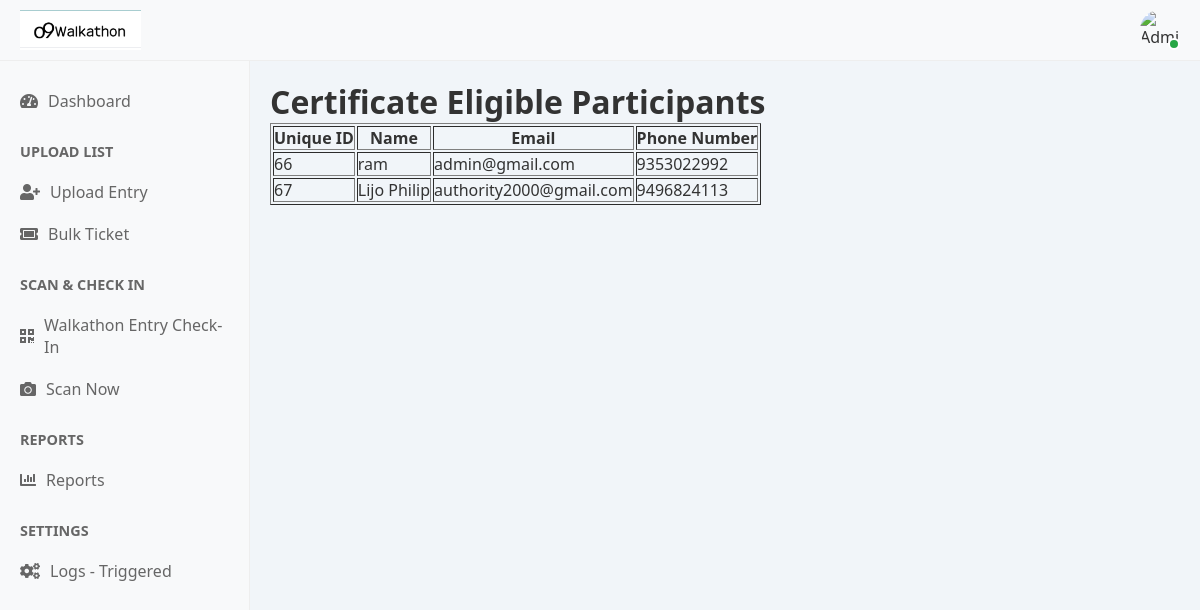
Page /certificate_entries/ on the earlier database version.
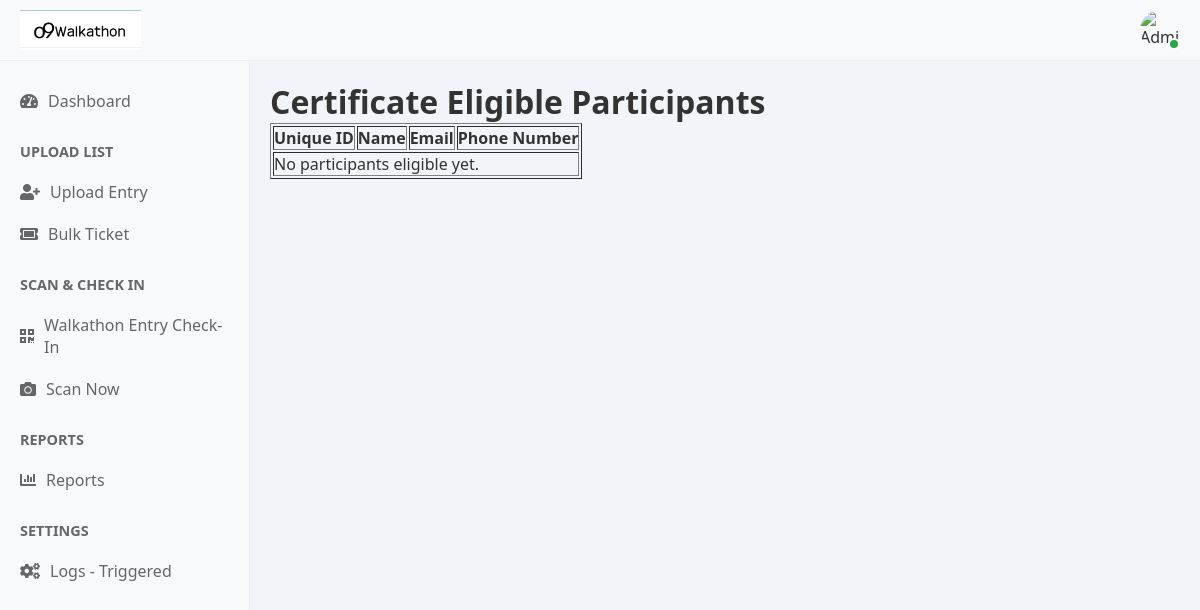
Same page on the later database version.
### walkathon_app/models.py (models this page shows, shortened)
class Participant(models.Model):
    unique_id = models.CharField(max_length=20, unique=True,default=uuid.uuid4)
    name = models.CharField(max_length=255)
    email = models.EmailField()
    phone_number = models.CharField(max_length=20)
    walking_distance_km = models.DecimalField(max_digits=5, decimal_places=2)
    registered_at = models.DateTimeField(auto_now_add=True)
    gender = models.CharField(max_length=10, choices=[('Male', 'Male'), ('Female', 'Female'), ('Others', 'Others')], null=True, blank=True)
    working_professional = models.CharField(max_length=3, choices=[('Yes', 'Yes'), ('No', 'No')], null=True, blank=True)
    o9_employee = models.CharField(max_length=3, choices=[('Yes', 'Yes'), ('No', 'No')], null=True, blank=True)
    employee_code = models.CharField(max_length=100, null=True, blank=True)
    company_name = models.CharField(max_length=255, null=True, blank=True)

### walkathon_app/views.py (the view)
# urls.py: path('certificate_entries/', views.certificate_entries, name='certificate_entries'),
def certificate_entries(request):
    checked_in_participants = Participant.objects.filter(checkin__isnull=False).distinct()
    return render(request, 'certificate_entries.html', {'participants': checked_in_participants})

### templates/certificate_entries.html
{% extends "base.html" %}
{% block content %}
<h1>Certificate Eligible Participants</h1>
<table border="1">
    <thead>
        <tr>
            <th>Unique ID</th>
            <th>Name</th>
            <th>Email</th>
            <th>Phone Number</th>
        </tr>
    </thead>
    <tbody>
        {% for participant in participants %}
        <tr>
            <td>{{ participant.unique_id }}</td>
            <td>{{ participant.name }}</td>
            <td>{{ participant.email }}</td>
            <td>{{ participant.phone_number }}</td>
        </tr>
        {% empty %}
        <tr>
            <td colspan="4">No participants eligible yet.</td>
        </tr>
        {% endfor %}
    </tbody>
</table>
{% endblock %}

Differences in the rows shown:
removed Participant: unique_id "66", name "ram", email "admin@gmail.com", phone_number "9353022992"
removed Participant: unique_id "67", name "Lijo Philip", email "authority2000@gmail.com", phone_number "9496824113"
Other differences:
text now shown: "No participants eligible yet."
